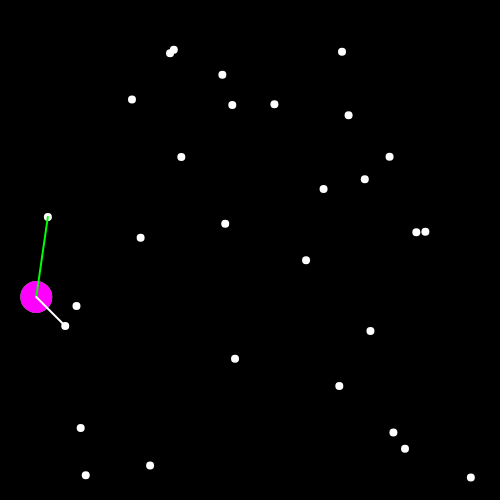
Frame 1 (no input)
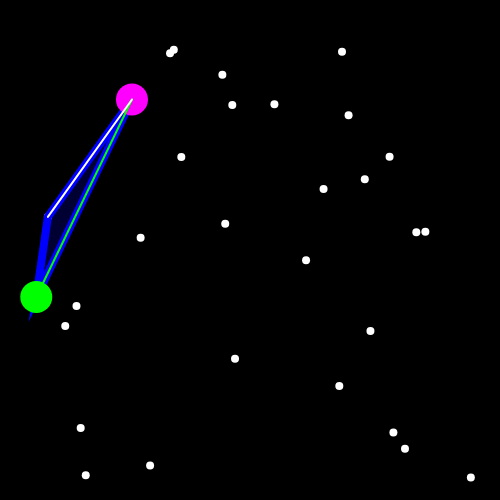
Frame 60 (no input)
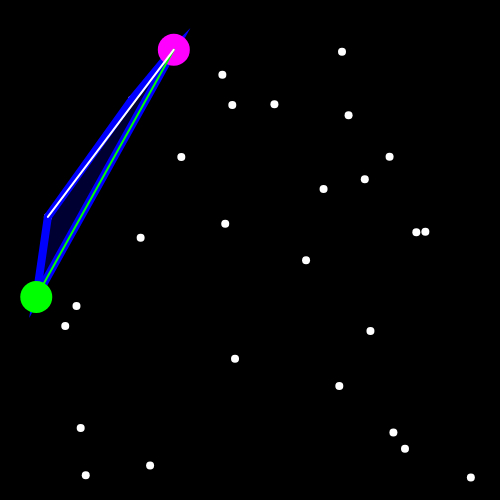
Frame 120 (the mouse pressed at the canvas centre since frame 60)

The p5.js sketch that drew these frames (run headless with seeded random() and noise() and a simulated clock; from frame 60 on, the mouse is pressed at the canvas centre):

// p5.js sketch
// ── sketch.js
console.log("P5.js Giftwrapper");
const points = [];
const hull = [];

let leftMost;
let currentVertex;
let index = 0;
let nextIndex = -1;
let nextVertex;

function setup() {
    createCanvas(500, 500);
    let buffer = 20;

    // Create Random points
    for (let i = 0; i < 30; i++) {
        points.push(
            createVector(
                random(buffer, width - buffer),
                random(buffer, height - buffer)
            )
        );
    }
    // Find most left point
    points.sort((a, b) => a.x - b.x);
    leftMost = points[0];
    currentVertex = leftMost;
    hull.push(currentVertex);
    nextVertex = points[1];
    index = 2;
}

function draw() {
    background(0);

    // Draw points
    stroke(255);
    strokeWeight(8);
    for (let p of points) {
        point(p.x, p.y);
    }

    // Draw hull
    stroke(0, 0, 255);
    fill(0, 0, 255, 50);
    beginShape();
    for (let p of hull) {
        vertex(p.x, p.y);
    }
    endShape(CLOSE);

    // Show most left in Green
    stroke(0, 255, 0);
    strokeWeight(32);
    point(leftMost.x, leftMost.y);

    // Show currentVertex in Purple
    stroke(255, 0, 255);
    strokeWeight(32);
    point(currentVertex.x, currentVertex.y);

    // Draw line between current to next vertex
    stroke(0, 255, 0);
    strokeWeight(2);
    line(currentVertex.x, currentVertex.y, nextVertex.x, nextVertex.y);

    let checking = points[index];
    stroke(255);
    line(currentVertex.x, currentVertex.y, checking.x, checking.y);

    const a = p5.Vector.sub(nextVertex, currentVertex);
    const b = p5.Vector.sub(checking, currentVertex);
    const cross = a.cross(b);

    if (cross.z < 0) {
        nextVertex = checking;
        nextIndex = index;
    }
    index++;

    if (index == points.length) {
        if (nextVertex == leftMost) {
            console.log("Hull completed, all packed nice and tidy!");
            noLoop();
        } else {
            hull.push(nextVertex);
            currentVertex = nextVertex;
            index = 0;
            //points.splice(nextIndex, 1);
            nextVertex = leftMost;
            //noLoop();
        }
    }
}
